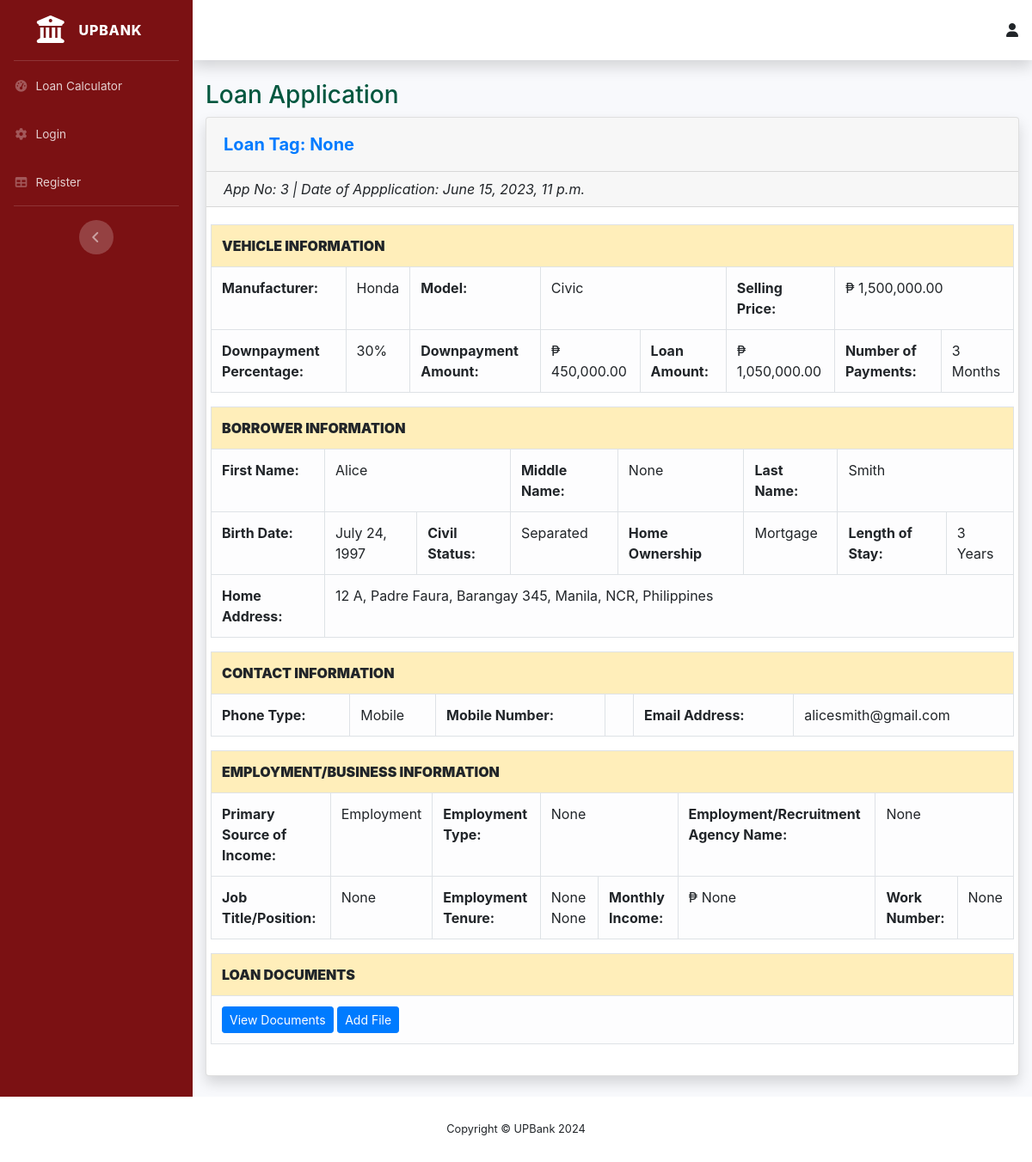
Screenshot of /borrower/view-loan-apps-info/3 with the database file from the repository.
### loans_borrower/models.py (models this page shows, shortened)
class Loans(models.Model):
    STATUS = (
        ('For Review', 'For Review'),
        ('Approved', 'Approved'),
        ('Rejected', 'Rejected'),
    )
    CIV_STATUS = (
        ('Married', 'Married'),
        ('Separated', 'Separated'),
        ('Single', 'Single'),
        ('Widower', 'Widower'),
    )
    LEN_STAY = (
        ('Months', 'Months'),
        ('Years', 'Years'),
    )
    HOME_OWN = (
        ('Mortgage', 'Mortgage'),
        ('Rented', 'Rented'),
        ('Owned', 'Owned'),
        ('Used Free/Living with Parents/Relatives', 'Used Free/Living with Parents/Relatives'),
    )
    PHONE_TYPE = (
        ('Home', 'Home'),
        ('Mobile', 'Mobile'),
    )
    PRIME_INCOME = (
        ('Employment', 'Employment'),
        ('Business', 'Business'),
    )
    EMP_TYPE = (
        ('Local(Government)', 'Local(Government)'),
        ('Local(Private)', 'Local(Private)'),
        ('OFW Non-Immigrant(Government)', 'OFW Non-Immigrant(Government)'),
        ('OFW Non-Immigrant(Private)', 'OFW Non-Immigrant(Private)'),
    )
    LOAN_TAG = (
        ('Pending', 'Pending'),
        ('Delinquent', 'Delinquent'),
        ('In-Loan Default', 'In-Loan Default'),
        ('Completed', 'Completed'),
    )
    app_date = models.DateTimeField(null=True, blank=True)
    status = models.CharField(default='For Review',max_length=100, choices=STATUS, null=True)
    make = models.CharField(max_length=100, null=True, blank=False)
    model = models.CharField(max_length=100, null=True, blank=False)
    sell_price = models.DecimalField(max_digits=50, decimal_places=2, null=True, blank=False)
    dp_percent = models.PositiveIntegerField(null=True, blank=False)
    dp_amt = models.DecimalField(max_digits=50, decimal_places=2, null=True, blank=False)
    loan_amt = models.DecimalField(max_digits=50, decimal_places=2, null=True, blank=False)
    no_of_payments = models.IntegerField(null=True, blank=False)
    loan_bal = models.DecimalField(default=0,max_digits=50, decimal_places=2, null=True, blank=True)
    user = models.ForeignKey(User, on_delete=models.CASCADE, null=True, blank=True)
    first_name = models.CharField(max_length=100, null=True, blank=False)
    middle_name = models.CharField(max_length=100, null=True, blank=True)
    last_name = models.CharField(max_length=100, null=True, blank=False)
    birthdate = models.DateField(null=True, blank=False)
    civ_status = models.CharField(max_length=100, choices=CIV_STATUS, null=True, blank=False)
    unit_no = models.CharField(max_length=100, null=True, blank=False)
    condo_name = models.CharField(max_length=100, null=True, blank=True)
    street = models.CharField(max_length=100, null=True, blank=False)
    subdiv_brgy = models.CharField(max_length=100, null=True, blank=False)
    city = models.CharField(max_length=100, null=True, blank=False)
    municip_prov = models.CharField(max_length=100, null=True, blank=False)
    country = models.CharField(max_length=100, null=True, blank=False)
    len_stay = models.CharField(max_length=100, choices=LEN_STAY, null=True, blank=False)
    len_stay_num = models.IntegerField(null=True, blank=False)
    home_own = models.CharField(max_length=100, choices=HOME_OWN, null=True, blank=False)
    phone_type = models.CharField(max_length=100, choices=PHONE_TYPE, null=True, blank=False)
    home_num = models.CharField(max_length=100, null=True, blank=True)
    mobile_num = PhoneNumberField(max_length=100, null=True, blank=True)
    email_add = models.CharField(max_length=100, null=True, blank=False)
    prime_income = models.CharField(max_length=100, choices=PRIME_INCOME, null=True, blank=False)
    emp_type = models.CharField(max_length=100, choices=EMP_TYPE, null=True, blank=True)
    emp_name = models.CharField(max_length=100, null=True, blank=True)
    job_pos = models.CharField(max_length=100, null=True, blank=True)
    emp_tenure = models.CharField(max_length=100, choices=LEN_STAY, null=True, blank=True)
    emp_tenure_num = models.IntegerField(null=True, blank=True)
    emp_monthly_income = models.DecimalField(max_digits=50, decimal_places=2, null=True, blank=True)
    emp_work_no = models.CharField(max_length=100, null=True, blank=True)
    bsns_type = models.CharField(default="Self-Employed", max_length=100, null=True, blank=True)
    bsns_name = models.CharField(max_length=100, null=True, blank=True)
    bsns_tenure = models.CharField(max_length=100, choices=LEN_STAY, null=True, blank=True)
    bsns_tenure_num = models.IntegerField(null=True, blank=True)
    bsns_monthly_income = models.DecimalField(max_digits=50, decimal_places=2, null=True, blank=True)
    bsns_work_no = models.CharField(max_length=100, null=True, blank=True)
    bsns_unit_no = models.CharField(max_length=100, null=True, blank=True)
    bsns_condo_name = models.CharField(max_length=100, null=True, blank=True)
    bsns_street = models.CharField(max_length=100, null=True, blank=True)
    bsns_subdiv_brgy = models.CharField(max_length=100, null=True, blank=True)
    bsns_city = models.CharField(max_length=100, null=True, blank=True)
    bsns_municip_prov = models.CharField(max_length=100, null=True, blank=True)
    bsns_country = models.CharField(max_length=100, null=True, blank=True)
    loan_docs = models.FileField(upload_to='loan_docs/', null=True, blank=True)
    loan_tag = models.CharField(default='Pending', max_length=100, choices=LOAN_TAG, null=True, blank=True)

### loans_borrower/views.py (the view)
# urls.py: path('view-loan-apps-info/<str:pk>', views.viewLoanAppsInfo, name="view-loan-apps-info"),
def viewLoanAppsInfo(request, pk):
    loan = Loans.objects.get(id=pk)
    data = {
        'loan' : loan,
    }
    return render(request, 'loans_borrower/view-loan-apps-info.html', data)

### loans_borrower/templates/loans_borrower/view-loan-apps-info.html (shortened to what this page needs)
{% extends 'navbar/navbar.html' %}
{% block content %} {% load static %}
{% load humanize %}
<body>
    <h1 class="h3 mb-2" style="color:#00573f">Loan Application</h1>
<div class="card shadow mb-4">
    <div class="card-header py-3">
        {% if loan.status == "Approved" %}
            {% if loan.status == null %}
            <strong class="m-0 font-weight-bold text-primary" style="font-size: 20px;"> Status: {{loan.status}}</strong>
            {% else %}
            <strong class="m-0 font-weight-bold text-primary" style="font-size: 20px;"> Loan Tag: {{loan.loan_tag}}</strong>
            {% endif %}
        {% else %}
        <strong class="m-0 font-weight-bold text-primary" style="font-size: 20px;"> Status: {{loan.status}}</strong>
        {% endif %}
    </div>
    <div class="card-header py-2">
        <i style="text-align: right ;"> App No: {{loan.id}} | Date of Appplication:  {{loan.app_date}}</i>
    </div>
        <div class="card-body">
            <div class="row">
                <table class="table table-bordered">
                    <tr>
                        <th class="table-warning" colspan="8" ><b>VEHICLE INFORMATION</b></th>
                    </tr>
                    <tr>
                        <td class="table-light" colspan="1"><b>Manufacturer:</b></td>
                        <td class="table-light" colspan="1">{{loan.make}}</td>
                        <td class="table-light" colspan="1" style="font-weight:bold ;">Model:</td>
                        <td class="table-light" colspan="2">{{loan.model}}</td>
                        <td class="table-light" colspan="1" style="font-weight:bold ;">Selling Price:</td>
                        <td class="table-light" colspan="2">₱ {{loan.sell_price|intcomma}}</td>
                    </tr>
                    <tr>
                        <td class="table-light"colspan="1" style="font-weight:bold ;">Downpayment Percentage:</td>
                        <td class="table-light" colspan="1">{{loan.dp_percent}}%</td>
                        <td class="table-light" colspan="1" style="font-weight:bold ;">Downpayment Amount:</td>
                        <td class="table-light" colspan="1">₱ {{loan.dp_amt|intcomma}}</td>
                        <td class="table-light" colspan="1" style="font-weight:bold ;">Loan Amount:</td>
                        <td class="table-light" colspan="1">₱ {{loan.loan_amt|intcomma}}</td>
                        <td class="table-light" colspan="1" style="font-weight:bold ;">Number of Payments:</td>
                        <td class="table-light" colspan="1">{{loan.no_of_payments}} Months</td>
                    </tr>
                </table>
                <table class="table table-bordered">
                    <tr>
                        <th class="table-warning" colspan="9"><b>BORROWER INFORMATION</b></th>
                    </tr>
                    <tr>
                        <td class="table-light" colspan="1" style="font-weight:bold ;">First Name:</td>
                        <td class="table-light" colspan="2">{{loan.first_name}}</td>
                        <td class="table-light" colspan="1" style="font-weight:bold ;">Middle Name:</td>
                        <td class="table-light" colspan="2">{{loan.middle_name}}</td>
                        <td class="table-light" colspan="1" style="font-weight:bold ;">Last Name:</td>
                        <td class="table-light" colspan="2">{{loan.last_name}}</td>
                    </tr>
                    <tr>
                        <td class="table-light" colspan="1" style="font-weight:bold ;">Birth Date:</td>
                        <td class="table-light" colspan="1">{{loan.birthdate}}</td>
                        <td class="table-light" colspan="1" style="font-weight:bold ;">Civil Status:</td>
                        <td class="table-light" colspan="2">{{loan.civ_status}}</td>
                        <td class="table-light" colspan="1" style="font-weight:bold ;">Home Ownership</td>
                        <td class="table-light" colspan="1">{{loan.home_own}}</td>
                        <td class="table-light"colspan="1" style="font-weight:bold ;">Length of Stay:</td>
                        <td class="table-light" colspan="1">{{loan.len_stay_num}} {{loan.len_stay}}</td>
                     </tr>
                    <tr>
                        <td class="table-light" colspan="1" style="font-weight:bold ;">Home Address:</td>
                        <td class="table-light" colspan="8">{{loan.unit_no}} {{loan.condo_name}}, {{loan.street}},
                            {{loan.subdiv_brgy}}, {{loan.city}}, {{loan.municip_prov}}, {{loan.country}}</td>
                    </tr>
                </table>
                <table class="table table-bordered">
                    <tr>
                        <th class="table-warning" colspan="6"><b>CONTACT INFORMATION</b></th>
                    </tr>
                    <tr>
                        <td class="table-light" colspan="1" style="font-weight:bold ;">Phone Type:</td>
                        <td class="table-light" colspan="1">{{loan.phone_type}}</td>
                        {% if loan.phone_type == "Home" %}
                            <td class="table-light" colspan="1" style="font-weight:bold ;">Home Number: </td>
                            <td class="table-light" colspan="1">{{loan.home_num}}</td>
                        {% else %}
                            <td class="table-light" colspan="1" style="font-weight:bold ;">Mobile Number:</td>
                            <td class="table-light" colspan="1">{{loan.phone_num}}</td>
                        {% endif %}
                        <td class="table-light" colspan="1" style="font-weight:bold ;">Email Address:</td>
                        <td class="table-light" colspan="1">{{loan.email_add}}</td>
                    </tr>
                </table>
                <table class="table table-bordered">
                    <tr>
                        <th class="table-warning" colspan="9"><b>EMPLOYMENT/BUSINESS INFORMATION</b></th>
                    </tr>
                    <tr>
                        <td class="table-light" colspan="1" style="font-weight:bold ;">Primary Source of Income:</td>
                        <td class="table-light" colspan="2">{{loan.prime_income}}</td>
                        {% if loan.prime_income == "Employment" %}
                        <td class="table-light" colspan="1" style="font-weight:bold ;">Employment Type: </td>
                        <td class="table-light" colspan="2">{{loan.emp_type}}</td>
                        <td class="table-light" colspan="1" style="font-weight:bold ;">Employment/Recruitment Agency Name:</td>
                        <td class="table-light" colspan="2">{{loan.emp_name}}</td>
                        {% else %}
                        <td class="table-light" colspan="1" style="font-weight:bold ;">Business Type:</td>
                        <td class="table-light" colspan="2">{{loan.bsns_type}}</td>
                        <td class="table-light" colspan="1" style="font-weight:bold ;">Business Name:</td>
                        <td class="table-light" colspan="2">{{loan.bsns_name}}</td>
                        {% endif %}
                    </tr>
                    <tr>
                        {% if loan.prime_income == "Employment" %}
                        <td class="table-light" colspan="1" style="font-weight:bold ;">Job Title/Position:</td>
                        <td class="table-light" colspan="2">{{loan.job_pos}}</td>
                        <td class="table-light" colspan="1" style="font-weight:bold ;">Employment Tenure:</td>
                        <td class="table-light" colspan="1">{{loan.emp_tenure_num}} {{loan.emp_tenure}}</td>
                        <td class="table-light" colspan="1" style="font-weight:bold ;">Monthly Income:</td>
                        <td class="table-light" colspan="1">₱ {{loan.emp_monthly_income|intcomma}}</td>
                        <td class="table-light" colspan="1" style="font-weight:bold ;">Work Number:</td>
                        <td class="table-light" colspan="1">{{loan.emp_work_no}}</td>
                        {% endif %}
                    </tr>
                </table>
                <table class="table table-bordered">
                    <tr>
                        <th class="table-warning" colspan="9"><b>LOAN DOCUMENTS</b></th>
                    </tr>
                    <tr>
                        {% if not loan.loan_docs %}
                        <td class="table-light" colspan="8">
                            NO DOCUMENTS UPLOADED - Upload Loan Documents for Evaluation to Commence
                            <br>
                            <a href="{% url 'loan-docs-upload' loan.id %}" class="btn btn-primary btn-sm">Upload</a>
                        </td>
                        {% else %}
                        <td class="table-light" colspan="8">
                            <a href="/static{{ loan.loan_docs.url }}" class="btn btn-primary btn-sm" target="_blank">
                                View Documents
                            </a>
                            <a href="{% url 'loan-docs-upload' loan.id %}" class="btn btn-primary btn-sm">Add File</a>
                        </td>
                        {% endif %}
                    </tr>
                </table>
            </div>
        </div>
    </div>
</div>
</div>
</div>
</body>
{% endblock %}

### rows the page displays
Loans: loan_tag "None", id "3", app_date "June 15, 2023, 11 p.m.", make "Honda", model "Civic", sell_price "1,500,000.00", dp_percent "30", dp_amt "450,000.00", loan_amt "1,050,000.00", no_of_payments "3", first_name "Alice", middle_name "None", last_name "Smith", birthdate "July 24, 1997", civ_status "Separated", home_own "Mortgage", len_stay_num "3", len_stay "Years", unit_no "12", condo_name "A", street "Padre Faura", subdiv_brgy "Barangay 345", city "Manila", municip_prov "NCR", country "Philippines", phone_type "Mobile", email_add "alicesmith@gmail.com", prime_income "Employment", emp_type "None", emp_name "None", job_pos "None", emp_tenure_num "None", emp_tenure "None", emp_monthly_income "None", emp_work_no "None"
